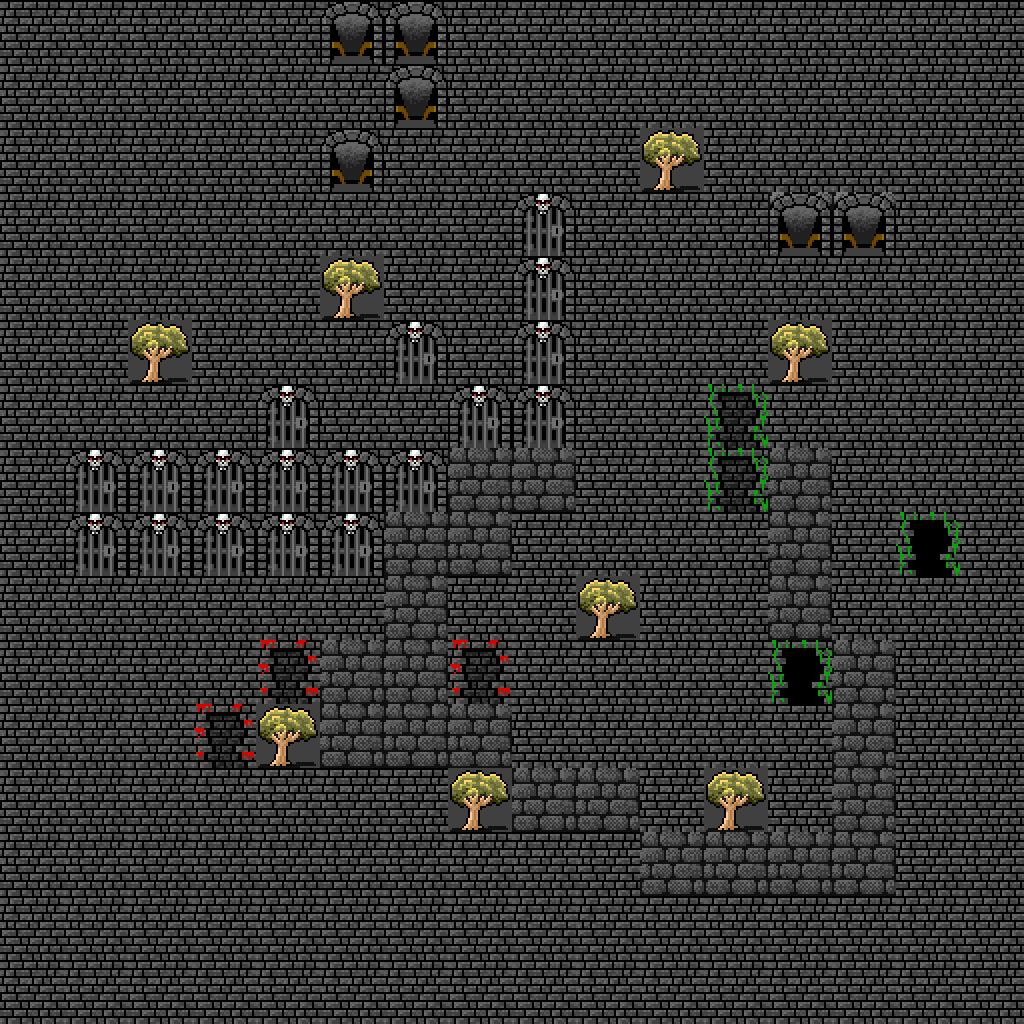

Rendered tile map (Tiled .tmx) drawn with the repository's tilesets; below, a short description and the map source with its tile grids summarised:
An orthogonal 16x16 tile map with 64x64 px tiles, 2 tile layers (Capa de patrones 1, Capa de patrones 2) and 12 objects.

<map version="1.0" orientation="orthogonal" renderorder="right-down" width="16" height="16" tilewidth="64" tileheight="64" nextobjectid="53">
 <tileset firstgid="1" name="map64" tilewidth="64" tileheight="64" tilecount="90">
  <image source="map64.png" width="576" height="640" />
 </tileset>
 <layer name="Capa de patrones 1" width="16" height="16">
  <data>[256 cells, 256 non-empty, 8 distinct tile ids]</data>
 </layer>
 <layer name="Capa de patrones 2" width="16" height="16">
  <data>[256 cells, 8 non-empty, 1 distinct tile ids]</data>
 </layer>
 <objectgroup name="Capa de Objetos 3">
  <object id="39" x="-2.66667" y="2.66667" width="61.3333" height="1018.67" />
  <object id="40" x="-5.33333" y="970.667" width="1025.33" height="54.6667" />
  <object id="42" x="957.333" y="-1.33333" width="60" height="1025.33" />
  <object id="43" x="1.33333" y="2.66667" width="1020" height="61.3333" />
  <object id="44" x="633.333" y="130.667" width="74.6667" height="62.6667" />
  <object id="45" x="774.667" y="320" width="58.6667" height="57.3333" />
  <object id="46" x="318.667" y="246.667" width="70.6667" height="69.3333" />
  <object id="47" x="117.333" y="313.333" width="74.6667" height="70.6667" />
  <object id="49" x="569.333" y="561.333" width="76" height="81.3333" />
  <object id="50" x="697.333" y="758.667" width="69.3333" height="69.3333" />
  <object id="51" x="449.333" y="764" width="62.6667" height="66.6667" />
  <object id="52" x="249.333" y="700" width="73.3333" height="66.6667" />
 </objectgroup>
</map>
